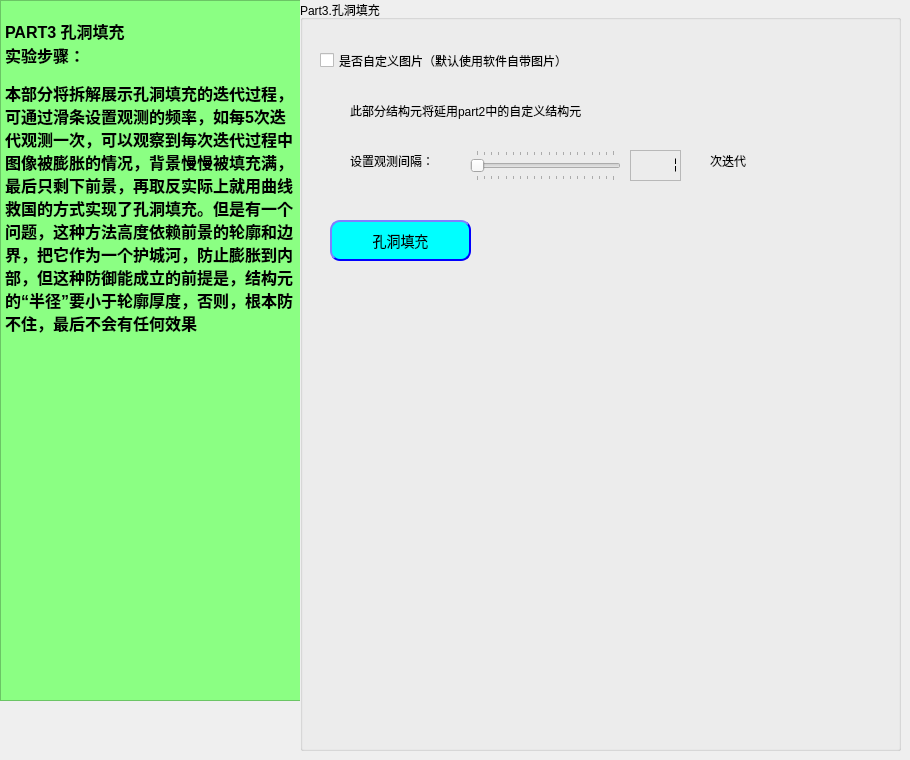
        <widget class="QWidget" name="P3_page">
         <attribute name="title">
          <string>Part3.孔洞填充</string>
         </attribute>
         <widget class="QTextBrowser" name="textBrowser_2">
          <property name="geometry">
           <rect>
            <x>0</x>
            <y>0</y>
            <width>301</width>
            <height>701</height>
           </rect>
          </property>
          <property name="styleSheet">
           <string notr="true">font: 9pt &quot;Roman&quot;;
color: rgb(0, 0, 0);
background-color: rgb(139, 255, 131);</string>
          </property>
          <property name="html">
           <string>&lt;!DOCTYPE HTML PUBLIC &quot;-//W3C//DTD HTML 4.0//EN&quot; &quot;http://www.w3.org/TR/REC-html40/strict.dtd&quot;&gt;
&lt;html&gt;&lt;head&gt;&lt;meta name=&quot;qrichtext&quot; content=&quot;1&quot; /&gt;&lt;style type=&quot;text/css&quot;&gt;
p, li { white-space: pre-wrap; }
&lt;/style&gt;&lt;/head&gt;&lt;body style=&quot; font-family:'Roman'; font-size:9pt; font-weight:400; font-style:normal;&quot;&gt;
&lt;p style=&quot;-qt-paragraph-type:empty; margin-top:0px; margin-bottom:0px; margin-left:0px; margin-right:0px; -qt-block-indent:0; text-indent:0px;&quot;&gt;&lt;br /&gt;&lt;/p&gt;
&lt;p style=&quot; margin-top:0px; margin-bottom:0px; margin-left:0px; margin-right:0px; -qt-block-indent:0; text-indent:0px;&quot;&gt;&lt;span style=&quot; font-family:'SimSun'; font-size:12pt; font-weight:600;&quot;&gt;PART3 孔洞填充&lt;/span&gt;&lt;/p&gt;
&lt;p style=&quot; margin-top:0px; margin-bottom:0px; margin-left:0px; margin-right:0px; -qt-block-indent:0; text-indent:0px;&quot;&gt;&lt;span style=&quot; font-family:'SimSun'; font-size:12pt; font-weight:600;&quot;&gt;实验步骤：&lt;/span&gt;&lt;/p&gt;
&lt;p style=&quot;-qt-paragraph-type:empty; margin-top:0px; margin-bottom:0px; margin-left:0px; margin-right:0px; -qt-block-indent:0; text-indent:0px;&quot;&gt;&lt;br /&gt;&lt;/p&gt;
&lt;p style=&quot; margin-top:0px; margin-bottom:0px; margin-left:0px; margin-right:0px; -qt-block-indent:0; text-indent:0px;&quot;&gt;&lt;span style=&quot; font-family:'SimSun'; font-size:12pt; font-weight:600;&quot;&gt;本部分将拆解展示孔洞填充的迭代过程，可通过滑条设置观测的频率，如每5次迭代观测一次，可以观察到每次迭代过程中 图像被膨胀的情况，背景慢慢被填充满，最后只剩下前景，再取反实际上就用曲线救国的方式实现了孔洞填充。但是有一个问题，这种方法高度依赖前景的轮廓和边界，把它作为一个护城河，防止膨胀到内部，但这种防御能成立的前提是，结构元的“半径”要小于轮廓厚度，否则，根本防不住，最后不会有任何效果&lt;/span&gt;&lt;/p&gt;&lt;/body&gt;&lt;/html&gt;</string>
          </property>
         </widget>
         <widget class="QGroupBox" name="groupBox_2">
          <property name="geometry">
           <rect>
            <x>300</x>
            <y>0</y>
            <width>601</width>
            <height>751</height>
           </rect>
          </property>
          <property name="autoFillBackground">
           <bool>true</bool>
          </property>
          <property name="title">
           <string>Part3.孔洞填充</string>
          </property>
          <widget class="QCheckBox" name="check_p3">
           <property name="geometry">
            <rect>
             <x>20</x>
             <y>40</y>
             <width>341</width>
             <height>41</height>
            </rect>
           </property>
           <property name="text">
            <string>是否自定义图片（默认使用软件自带图片）</string>
           </property>
          </widget>
          <widget class="QToolButton" name="Bt_p3holefill">
           <property name="enabled">
            <bool>true</bool>
           </property>
           <property name="geometry">
            <rect>
             <x>30</x>
             <y>220</y>
             <width>141</width>
             <height>41</height>
            </rect>
           </property>
           <property name="sizePolicy">
            <sizepolicy hsizetype="Preferred" vsizetype="Preferred">
             <horstretch>0</horstretch>
             <verstretch>0</verstretch>
            </sizepolicy>
           </property>
           <property name="minimumSize">
            <size>
             <width>81</width>
             <height>21</height>
            </size>
           </property>
           <property name="styleSheet">
            <string notr="true">

QToolButton
                     {text-align : center;
                     background-color : rgb(0, 255, 255);
                     font: bold;
                     border-color: blue;
                     border-width: 2px;
                     border-radius: 10px;
                     padding: 6px;
                     height : 14px;
                     border-style: outset;
                     font : 14px;}
                     QToolButton:hover
                     {text-align : center;
                     color : red;
                     font: bold;
                     border-color: gray;
                     border-width: 2px;
                     border-radius: 10px;
                     padding: 6px;
                     height : 14px;
                     border-style: outset;
                     font : 14px;}

</string>
           </property>
           <property name="text">
            <string>孔洞填充</string>
           </property>
           <property name="toolButtonStyle">
            <enum>Qt::ToolButtonTextOnly</enum>
           </property>
           <property name="autoRaise">
            <bool>false</bool>
           </property>
          </widget>
          <widget class="QLCDNumber" name="LC_3">
           <property name="geometry">
            <rect>
             <x>330</x>
             <y>150</y>
             <width>51</width>
             <height>31</height>
            </rect>
           </property>
           <property name="font">
            <font>
             <pointsize>20</pointsize>
             <weight>75</weight>
             <bold>true</bold>
            </font>
           </property>
           <property name="styleSheet">
            <string notr="true">color: rgb(0, 0, 0);</string>
           </property>
           <property name="frameShape">
            <enum>QFrame::StyledPanel</enum>
           </property>
           <property name="lineWidth">
            <number>5</number>
           </property>
           <property name="midLineWidth">
            <number>5</number>
           </property>
           <property name="mode">
            <enum>QLCDNumber::Dec</enum>
           </property>
           <property name="segmentStyle">
            <enum>QLCDNumber::Flat</enum>
           </property>
           <property name="intValue" stdset="0">
            <number>1</number>
           </property>
          </widget>
          <widget class="QSlider" name="SL_3">
           <property name="geometry">
            <rect>
             <x>170</x>
             <y>150</y>
             <width>151</width>
             <height>31</height>
            </rect>
           </property>
           <property name="sizePolicy">
            <sizepolicy hsizetype="Preferred" vsizetype="Preferred">
             <horstretch>0</horstretch>
             <verstretch>0</verstretch>
            </sizepolicy>
           </property>
           <property name="cursor">
            <cursorShape>UpArrowCursor</cursorShape>
           </property>
           <property name="minimum">
            <number>1</number>
           </property>
           <property name="maximum">
            <number>20</number>
           </property>
           <property name="pageStep">
            <number>1</number>
           </property>
           <property name="value">
            <number>1</number>
           </property>
           <property name="sliderPosition">
            <number>1</number>
           </property>
           <property name="orientation">
            <enum>Qt::Horizontal</enum>
           </property>
           <property name="tickPosition">
            <enum>QSlider::TicksBothSides</enum>
           </property>
           <property name="tickInterval">
            <number>1</number>
           </property>
          </widget>
          <widget class="QLabel" name="LB_p3">
           <property name="geometry">
            <rect>
             <x>50</x>
             <y>150</y>
             <width>111</width>
             <height>21</height>
            </rect>
           </property>
           <property name="sizePolicy">
            <sizepolicy hsizetype="Preferred" vsizetype="Preferred">
             <horstretch>0</horstretch>
             <verstretch>0</verstretch>
            </sizepolicy>
           </property>
           <property name="minimumSize">
            <size>
             <width>45</width>
             <height>16</height>
            </size>
           </property>
           <property name="styleSheet">
            <string notr="true">border:5px;border-color: green</string>
           </property>
           <property name="text">
            <string>设置观测间隔：</string>
           </property>
          </widget>
          <widget class="QLabel" name="LB_p3_2">
           <property name="geometry">
            <rect>
             <x>410</x>
             <y>150</y>
             <width>111</width>
             <height>21</height>
            </rect>
           </property>
           <property name="sizePolicy">
            <sizepolicy hsizetype="Preferred" vsizetype="Preferred">
             <horstretch>0</horstretch>
             <verstretch>0</verstretch>
            </sizepolicy>
           </property>
           <property name="minimumSize">
            <size>
             <width>45</width>
             <height>16</height>
            </size>
           </property>
           <property name="styleSheet">
            <string notr="true">border:5px;border-color: green</string>
           </property>
           <property name="text">
            <string>次迭代</string>
           </property>
          </widget>
          <widget class="QLabel" name="LB_p3_3">
           <property name="geometry">
            <rect>
             <x>50</x>
             <y>100</y>
             <width>371</width>
             <height>21</height>
            </rect>
           </property>
           <property name="sizePolicy">
            <sizepolicy hsizetype="Preferred" vsizetype="Preferred">
             <horstretch>0</horstretch>
             <verstretch>0</verstretch>
            </sizepolicy>
           </property>
           <property name="minimumSize">
            <size>
             <width>45</width>
             <height>16</height>
            </size>
           </property>
           <property name="styleSheet">
            <string notr="true">border:5px;border-color: green</string>
           </property>
           <property name="text">
            <string>此部分结构元将延用part2中的自定义结构元</string>
           </property>
          </widget>
         </widget>
        </widget>
